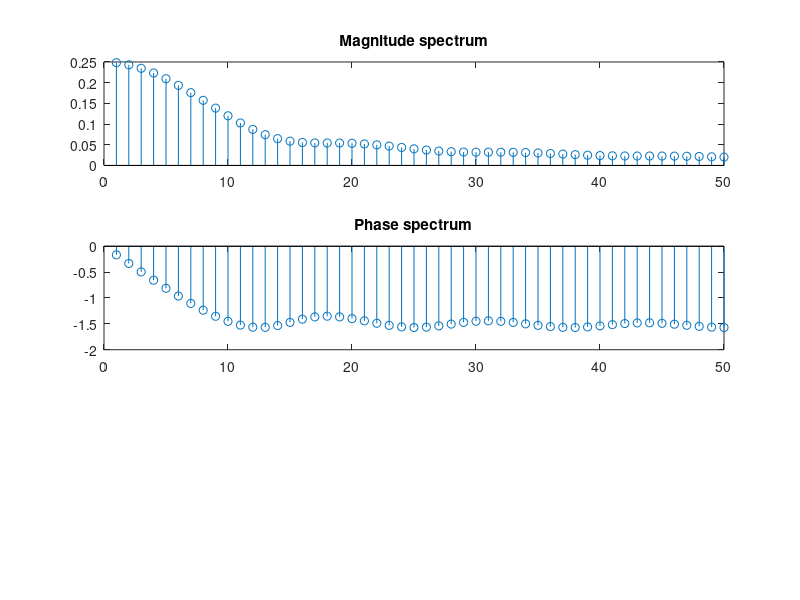

This chart was generated by the following MATLAB code:
clc
x =@(t)((1-abs(t)/0.5).*(t>=-0.5 & t<=0.5)+0.*(t<=-0.5 & t>=0.5));
C = zeros(1,50);
f = zeros(1,50);
phase = zeros(1,50);
Cn = @(n)(integral(@(t)(x(t).*exp(-1j*n*t)),0,2*pi));
z = Cn(0);
for count = 1:50
    C(count) = abs(Cn(count));
    phase(count) = angle(Cn(count));
    f(count) = count;
    z =@(t)(z(t) + (Cn(count).*exp(1j*1*count*t)));
end
subplot(3,1,1);
stem(f,C);
title('Magnitude spectrum');
subplot(3,1,2);
stem(f,phase);
title('Phase spectrum');